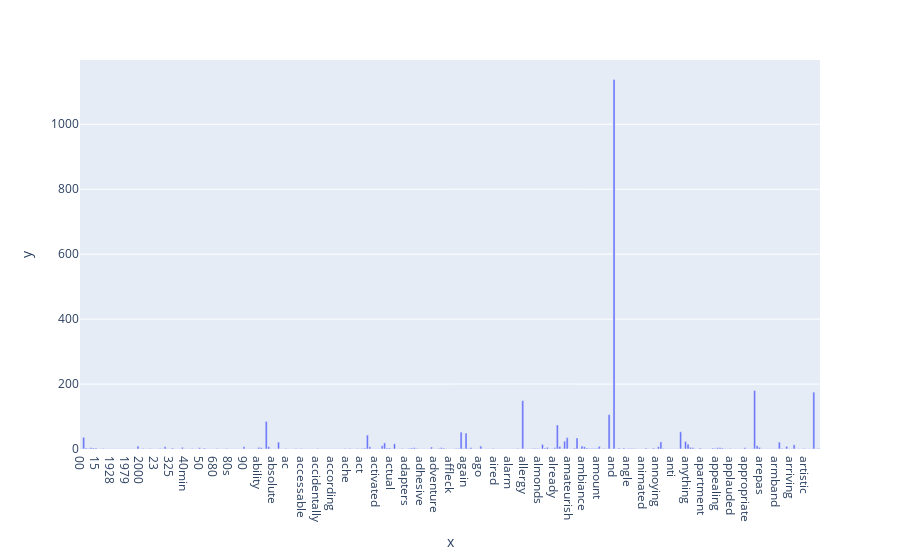

The code cell stored with this chart in its notebook:
### Code cell
# Want to get the term frequency graph that shows only the first 300 terms
term_frequency_graph(count_vect.get_feature_names_out()[:300], term_frequencies[:300])

### Figure 1 — Plotly figure (JSON) as saved in the notebook; plotly's stock layout.template omitted (floating-point values rounded to 4 significant figures; data arrays with more than 128 entries replaced by an {"elided": "..."} marker saying what was removed)
{"data": [{"alignmentgroup": "True", "hovertemplate": "x=%{x}<br>y=%{y}<extra></extra>", "legendgroup": "", "marker": {"color": "#636efa", "pattern": {"shape": ""}}, "name": "", "offsetgroup": "", "orientation": "v", "showlegend": false, "textposition": "auto", "type": "bar", "x": {"elided": "300 str values"}, "xaxis": "x", "y": {"elided": "300 int values"}, "yaxis": "y"}], "layout": {"barmode": "relative", "legend": {"tracegroupgap": 0}, "margin": {"t": 60}, "xaxis": {"anchor": "y", "domain": [0, 1], "title": {"text": "x"}}, "yaxis": {"anchor": "x", "domain": [0, 1], "title": {"text": "y"}}}}
